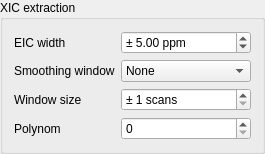
                      <widget class="QGroupBox" name="groupBox_7">
                       <property name="title">
                        <string>XIC extraction</string>
                       </property>
                       <layout class="QGridLayout" name="gridLayout_36">
                        <item row="1" column="0">
                         <widget class="QLabel" name="label_30">
                          <property name="text">
                           <string>Smoothing window</string>
                          </property>
                         </widget>
                        </item>
                        <item row="0" column="0">
                         <widget class="QLabel" name="label_19">
                          <property name="toolTip">
                           <string>Identified M/Z Peaks are binned together using hierachical Clustering. This Parameter defines how far apart these M/Z Peaks may be</string>
                          </property>
                          <property name="text">
                           <string>EIC width</string>
                          </property>
                         </widget>
                        </item>
                        <item row="1" column="1">
                         <widget class="QComboBox" name="eicSmoothingWindow">
                          <property name="sizePolicy">
                           <sizepolicy hsizetype="Minimum" vsizetype="Minimum">
                            <horstretch>0</horstretch>
                            <verstretch>0</verstretch>
                           </sizepolicy>
                          </property>
                          <property name="minimumSize">
                           <size>
                            <width>130</width>
                            <height>0</height>
                           </size>
                          </property>
                          <item>
                           <property name="text">
                            <string>None</string>
                           </property>
                          </item>
                          <item>
                           <property name="text">
                            <string>Triangle</string>
                           </property>
                          </item>
                          <item>
                           <property name="text">
                            <string>Flat</string>
                           </property>
                          </item>
                          <item>
                           <property name="text">
                            <string>Gaussian</string>
                           </property>
                          </item>
                          <item>
                           <property name="text">
                            <string>Hanning</string>
                           </property>
                          </item>
                          <item>
                           <property name="text">
                            <string>SavitzkyGolay</string>
                           </property>
                          </item>
                         </widget>
                        </item>
                        <item row="0" column="1">
                         <widget class="QDoubleSpinBox" name="wavelet_EICppm">
                          <property name="prefix">
                           <string>± </string>
                          </property>
                          <property name="suffix">
                           <string> ppm</string>
                          </property>
                          <property name="value">
                           <double>5.000000000000000</double>
                          </property>
                         </widget>
                        </item>
                        <item row="3" column="1">
                         <widget class="QSpinBox" name="smoothingPolynom_spinner"/>
                        </item>
                        <item row="3" column="0">
                         <widget class="QLabel" name="smoothingWindowPolynomLabel">
                          <property name="text">
                           <string>Polynom</string>
                          </property>
                         </widget>
                        </item>
                        <item row="2" column="0">
                         <widget class="QLabel" name="smoothingWindowSizeLabel">
                          <property name="text">
                           <string>Window size</string>
                          </property>
                         </widget>
                        </item>
                        <item row="2" column="1">
                         <widget class="QSpinBox" name="eicSmoothingWindowSize">
                          <property name="suffix">
                           <string> scans</string>
                          </property>
                          <property name="prefix">
                           <string>± </string>
                          </property>
                          <property name="minimum">
                           <number>1</number>
                          </property>
                          <property name="maximum">
                           <number>99</number>
                          </property>
                         </widget>
                        </item>
                       </layout>
                      </widget>
